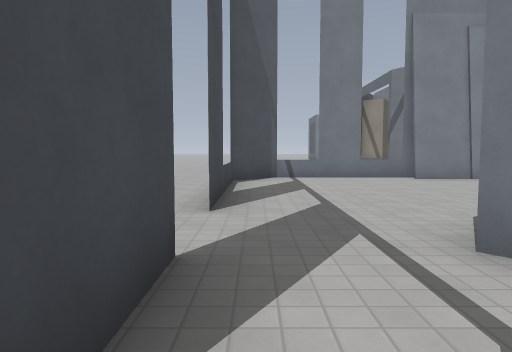
View 1 (above)

18 first-person views from a walk through a level from a Godot 3-D game. The camera is 1.4 m above the floor, tilts 4° down and sees 70° across. The floor is counted in squares, 2 m on a side. Each view is taken from the middle of a square. On the plan, view 1 faces up. The plan holds only what a view shows up to about 11 squares ahead; the rest is blank. The place goes on beyond the plan. Characters and animated objects are not drawn. Surface patterns are stand-ins for the level's own textures.

View 2
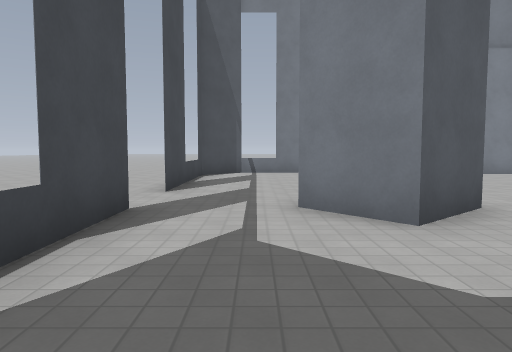

View 3
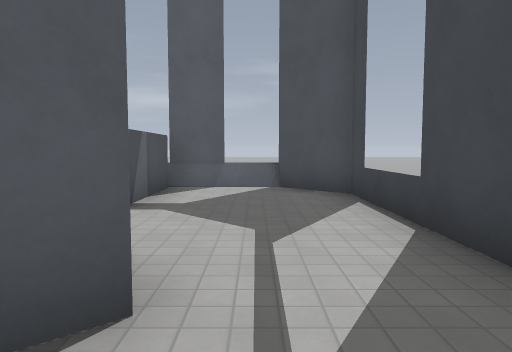

View 4
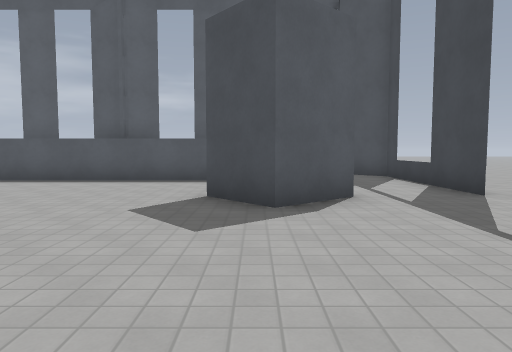

View 5
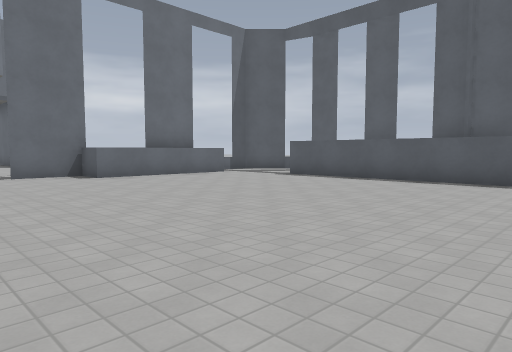

View 6
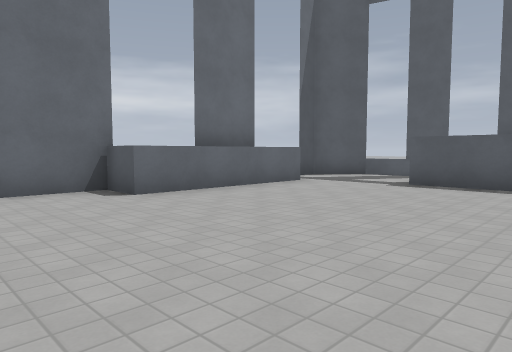

View 7
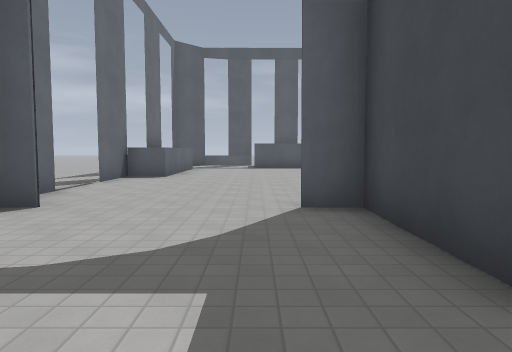

View 8
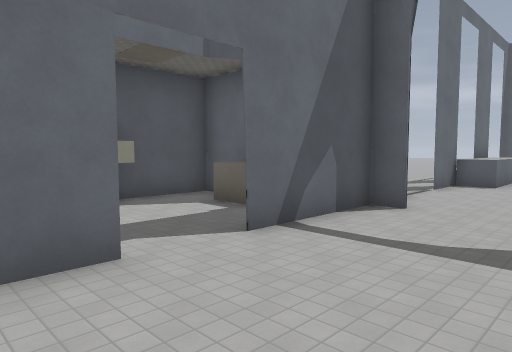

View 9
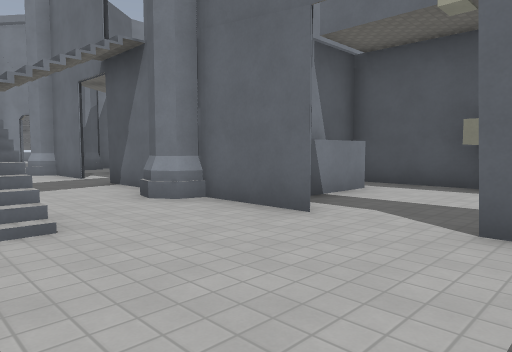

View 10
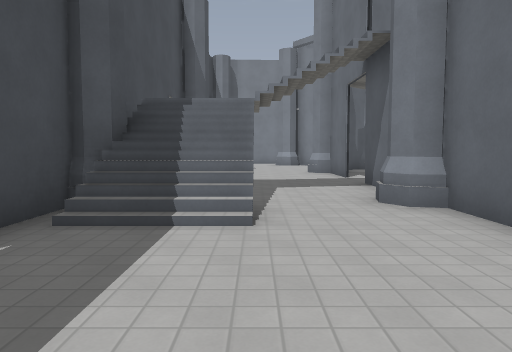

View 11
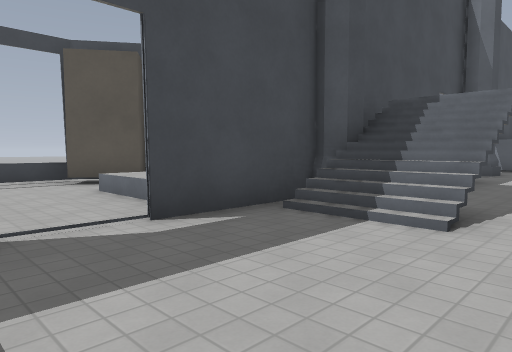

View 12
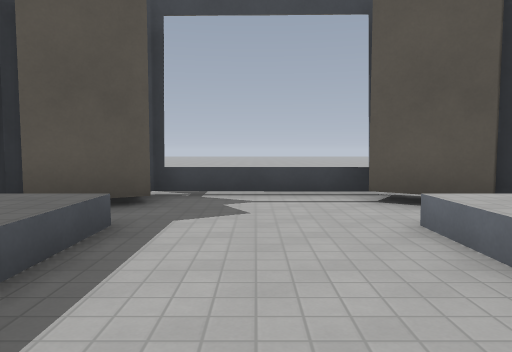

View 13
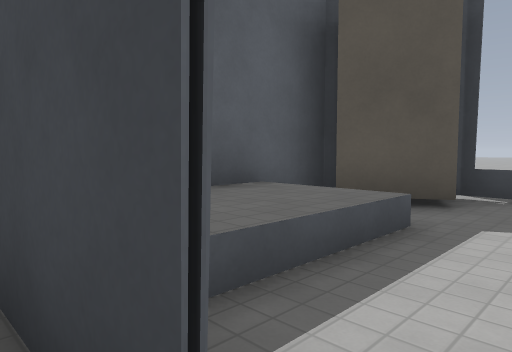

View 14
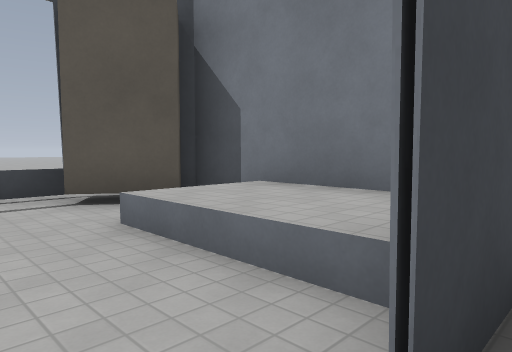

View 15
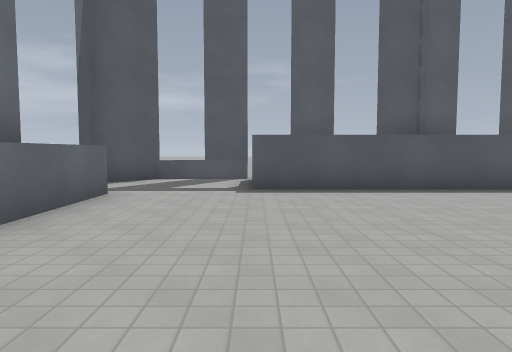

View 16
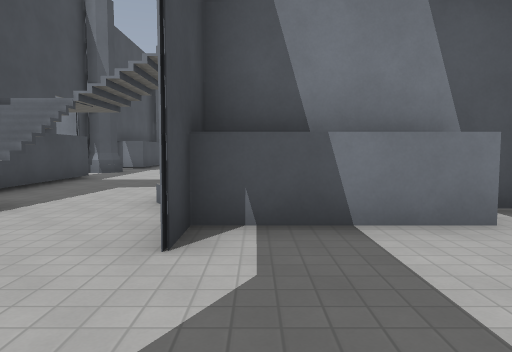

View 17
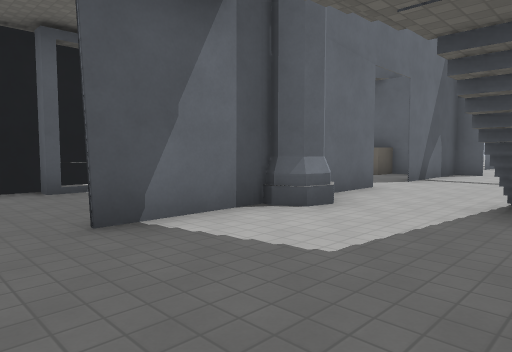

View 18
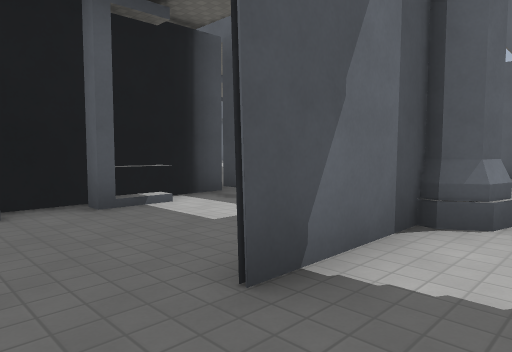

### Floor plan
Key: @ floor where view 1 was taken; # wall or solid block; x gap in a wall; . floor; / step, stairs or slope; = window, fence, low wall or low ledge; ^ raised ledge; S sink; B block.
Columns run from 5 left of view 1 to 19 right of it. Each row starts with its distance up from view 1.
 21                #......
 20                #.......#
 19                #...#...#
 18                #...# ..#
 17                #//.## ###
 16           ######/#..###.#
 15          #B.^^^#....#...#
 14          =.....#.......S#
 13          =.............S#
 12          =.....#...#....#
 11          #B.^^^#...#.BB.#
 10    ..     ##^^#....##BB##
  9    ..#=#=#######...#
  8    .##.............#
  7 .. .=..............=.
  6 .. .#..............#..
  5     #..............#..
  4     ...............#..
  3     ...##..........#
  2     #..##..........#
  1    .#..............#
  0   ..=@.............#
 -1   . #...^^^^^^^^^..#
 -2     ##..^       ^..#
 -3      #=#^       #x=

Where each view was taken, in squares from view 1:
view 1: 0 up, 0 right, facing up
view 2: 2 down, 1 right, facing up
view 3: 4 up, 1 right, facing down
view 4: 8 up, 3 right, facing down
view 5: 8 up, 4 right, facing down-right
view 6: 7 up, 8 right, facing down-right
view 7: 14 up, 11 right, facing down
view 8: 16 up, 11 right, facing down-right
view 9: 12 up, 11 right, facing up-right
view 10: 12 up, 12 right, facing up
view 11: 12 up, 13 right, facing up-left
view 12: 13 up, 10 right, facing left
view 13: 13 up, 10 right, facing down-left
view 14: 13 up, 10 right, facing up-left
view 15: 6 up, 11 right, facing down
view 16: 12 up, 15 right, facing up
view 17: 21 up, 11 right, facing down-right
view 18: 21 up, 13 right, facing down-right
